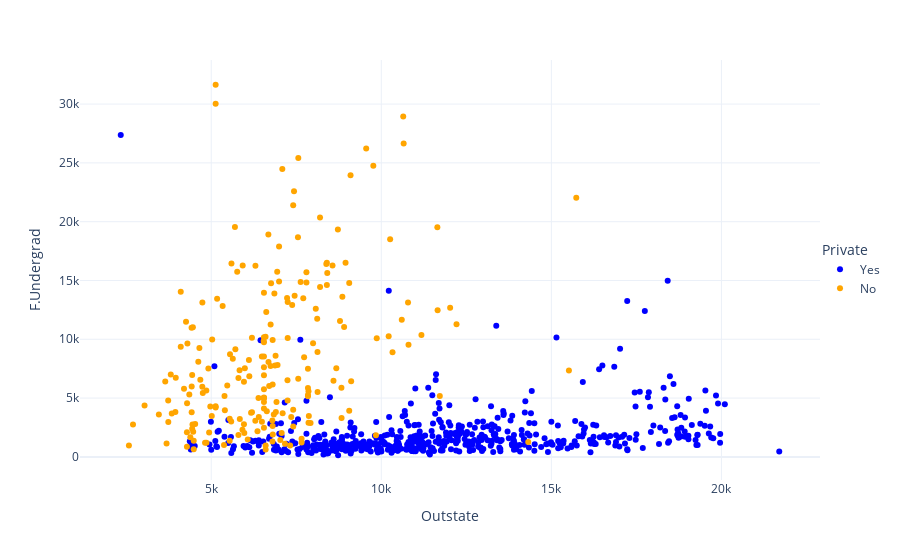

Write notebook code for a chart like this one.
### Markdown cell above
## Create a scatterplot of F.Undergrad versus Outstate where the points are colored by the Private column.

### Code cell
color_map = {'Yes': 'blue', 'No': 'orange'}
fig2 = px.scatter(df, x='Outstate', y='F.Undergrad', color='Private', color_discrete_map=color_map)
fig2.update_layout(
    template='plotly_white',
    legend=dict(x=1, y=0.5)
)

### Figure 1 — Plotly figure (JSON) as saved in the notebook; plotly's stock layout.template omitted (floating-point values rounded to 4 significant figures; data arrays with more than 128 entries replaced by an {"elided": "..."} marker saying what was removed)
{"data": [{"hovertemplate": "Private=Yes<br>Outstate=%{x}<br>F.Undergrad=%{y}<extra></extra>", "legendgroup": "Yes", "marker": {"color": "blue", "symbol": "circle"}, "mode": "markers", "name": "Yes", "orientation": "v", "showlegend": true, "type": "scatter", "x": {"elided": "565 int values"}, "xaxis": "x", "y": {"elided": "565 int values"}, "yaxis": "y"}, {"hovertemplate": "Private=No<br>Outstate=%{x}<br>F.Undergrad=%{y}<extra></extra>", "legendgroup": "No", "marker": {"color": "orange", "symbol": "circle"}, "mode": "markers", "name": "No", "orientation": "v", "showlegend": true, "type": "scatter", "x": {"elided": "212 int values"}, "xaxis": "x", "y": {"elided": "212 int values"}, "yaxis": "y"}], "layout": {"legend": {"title": {"text": "Private"}, "tracegroupgap": 0, "x": 1, "y": 0.5}, "margin": {"t": 60}, "xaxis": {"anchor": "y", "domain": [0, 1], "title": {"text": "Outstate"}}, "yaxis": {"anchor": "x", "domain": [0, 1], "title": {"text": "F.Undergrad"}}}}
